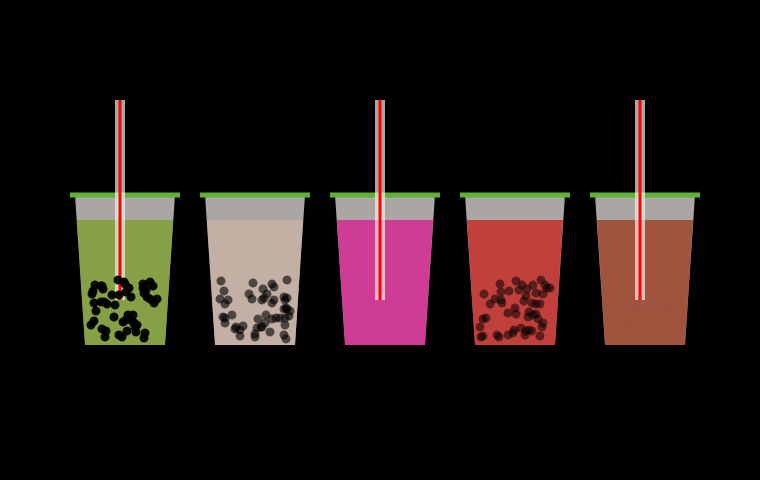
Frame 1 (no input)
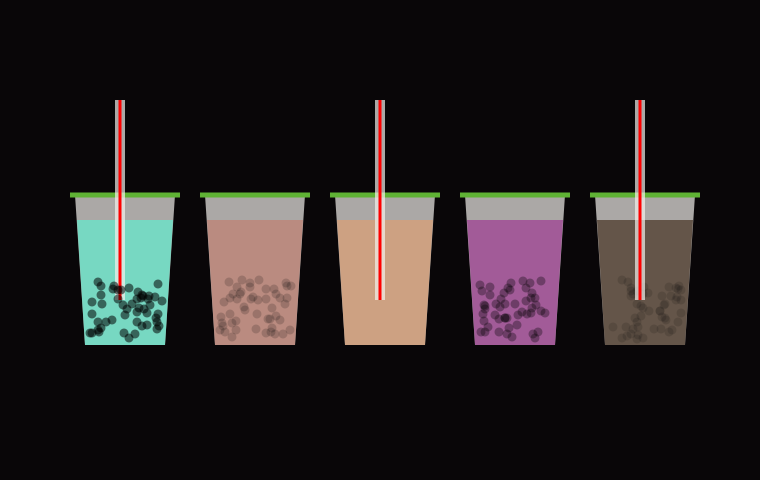
Frame 60 (the mouse pressed at the canvas centre just before this capture)
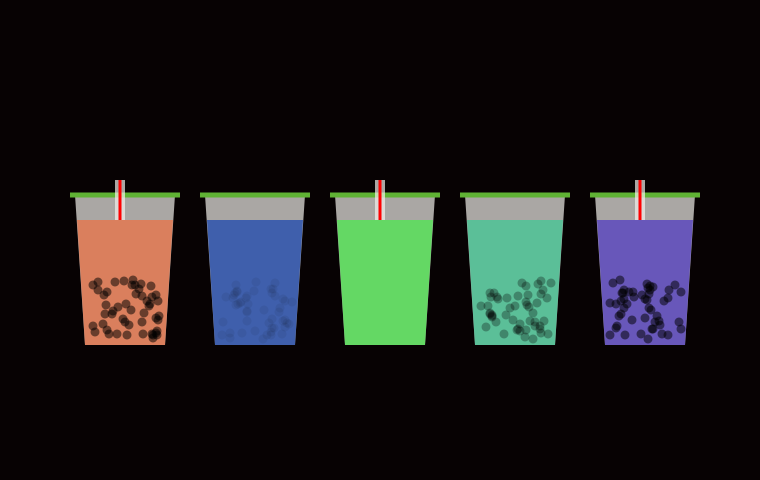
Frame 120 (the mouse held since frame 60 and released just before this capture)

The Processing sketch that drew these frames (run headless with seeded random() and noise(); from frame 60 on, the mouse is pressed at the canvas centre):

// Processing sketch: processing_116880
// ── processing_116880.pde


Boba boba1;
Boba boba2;
Boba boba3;
Boba boba4;
Boba boba5;
Tapioca tapioca1;
Tapioca tapioca2;
Tapioca tapioca3;
Tapioca tapioca4;
Tapioca tapioca5;  


void setup() {
  size(760, 480);

  boba1 = new Boba(-30, 80, 10);
  boba2 = new Boba(100, 80, 150);
  boba3 = new Boba(230, 80, 200);
  boba4 = new Boba(360, 80, 100);
  boba5 = new Boba(490, 80, 200);
  tapioca1 = new Tapioca(-30, 80, 10);
  tapioca2 = new Tapioca(100, 80, 150);
  tapioca3 = new Tapioca(230, 80, 200);
  tapioca4 = new Tapioca(360, 80, 100);
  tapioca5 = new Tapioca(490, 80, 200);
  smooth();
  rectMode(CENTER);
  ellipseMode(CENTER);
  noStroke();
}

void draw() {
  background(random(10), random(10), random(10));
  boba1.display();
  boba1.move();
  tapioca1.display();
  boba2.display();
  tapioca2.display();
  boba3.display();
  boba3.move();
  boba4.display();
  tapioca4.display();
  boba5.display();
  tapioca5.display();
  boba5.move();
}

class Boba {
  float x;
  float y;
  float strokeColor;
  float speed = 10;
  float direction = 1;

  int n = 2;
  float d = random (0, n+1);


  Boba(float x_in, float y_in, float strokeColor_in) {
    x = x_in;
    y = y_in;
    strokeColor = strokeColor_in;
  }

  void display () {

    pushMatrix();
    translate(x, y);

    //cup
    fill(245, 242, 237, 175);
    quad(105, 115, 105+100, 115, 195, 115+150, 115, 115+150);
    fill(95, 178, 52);
    rect(155, 115, 110, 5);

    //drink
    fill(random(255), random(255), random(255), 175);
    noStroke();
    quad(107, 140, 103+100, 140, 195, 140+125, 115, 140+125);
    popMatrix();
  }

  void move() {
    //straw
    pushMatrix();
    translate(x, y);
    fill(245, 242, 237, 175);
    rect(100+50, 120, 10, mouseY-200);
    fill(255, 0, 0);
    rect(100+50, 120, 3, mouseY-200);
    popMatrix();
  }
}

class Tapioca {
  float x;
  float y;
  float strokeColor;
  float speed = -500;
  float direction = 1;
  int n = 2;
  float d = random (0, n+1);

  Tapioca(float x_in, float y_in, float strokeColor_in) {
    x = x_in;
    y = y_in;
    strokeColor = strokeColor_in;
  }

  void display () {

    pushMatrix();
    translate(x, y);
    //tapioca
    fill(0, random(255));
    int x = 1;
    while (x<=50)
    {
      ellipse(int(random(120, 193)), int(random(200, 260)), 9, 9);
      x=x+1;
    }   
    popMatrix();
  }
}
